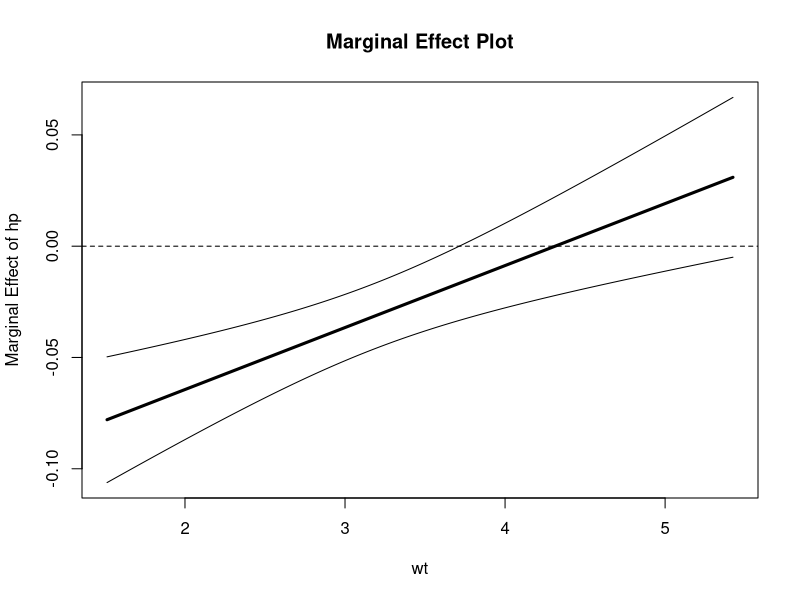
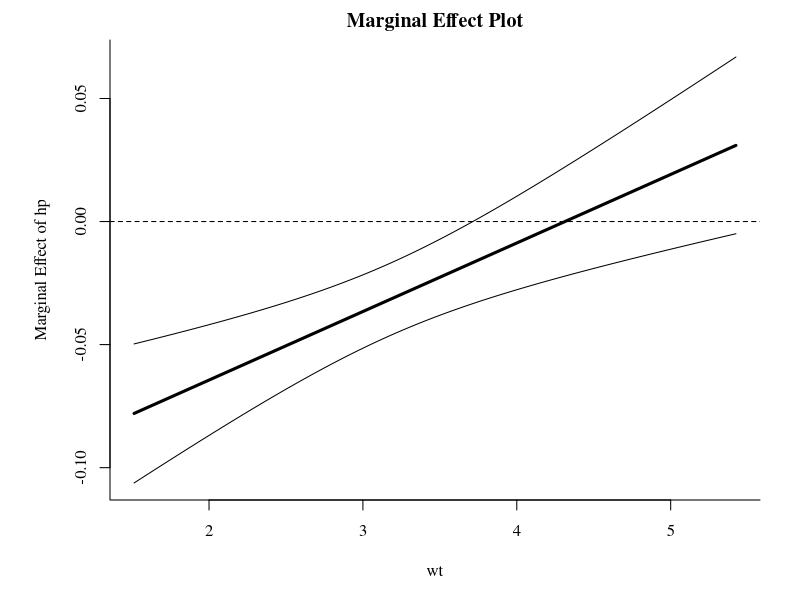

The R source for these figures, in order:

# ------------------------------------
# Create Marginal Effect Plot Function
# ------------------------------------
meplot <- function(model,var1,var2,ci=.95,
                   xlab=var2,ylab=paste("Marginal Effect of",var1),
                   main="Marginal Effect Plot",
                   me_lty=1,me_lwd=3,me_col="black",
                   ci_lty=1,ci_lwd=1,ci_col="black",
                   yint_lty=2,yint_lwd=1,yint_col="black"){
  alpha <- 1-ci
  z <- qnorm(1-alpha/2)
  beta.hat <- coef(model)
  cov <- vcov(model)
  z0 <- seq(min(model$model[,var2],na.rm=T),max(model$model[,var2],na.rm=T),length.out=1000)
  dy.dx <- beta.hat[var1] + beta.hat[length(beta.hat)]*z0
  se.dy.dx <- sqrt(cov[var1,var1] + z0^2*cov[nrow(cov),ncol(cov)] + 2*z0*cov[var1,ncol(cov)])
  upr <- dy.dx + z*se.dy.dx
  lwr <- dy.dx - z*se.dy.dx
  plot(x=z0, y=dy.dx,type="n",xlim=c(min(z0),max(z0)),
       ylim=c(min(lwr),max(upr)),
       xlab = xlab,
       ylab = ylab,
       main = main)
  lines(z0, dy.dx, lwd = me_lwd, lty = me_lty, col = me_col)
  lines(z0, lwr, lwd = ci_lwd, lty = ci_lty, col = ci_col)
  lines(z0, upr, lwd = ci_lwd, lty = ci_lty, col = ci_col)
  abline(h=0,lty=yint_lty,lwd=yint_lwd,col=yint_col)
}


# ----------------------------------
# An example with the mtcars dataset
# ----------------------------------

# Estimate a regression model with an interaction term
mod <- lm(mpg ~ hp + wt + hp*wt, data=mtcars)

# Plot it
windows()
meplot(model=mod,var1="hp",var2="wt")

# You can use the par() function to spice things up
windows()
par(family="serif",bty="l",mar=c(5,5.5,2,2))
meplot(model=mod,var1="hp",var2="wt")
